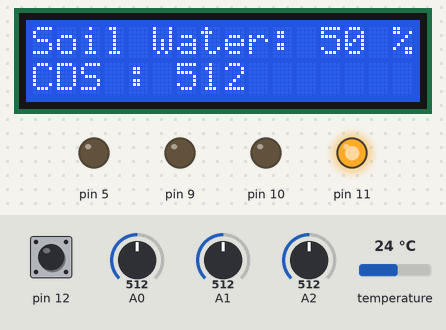
A sketch run on a simulated Arduino Uno, built with avr-gcc and run on an emulated ATmega328P. On the bench: 16×2 character LCD, output pins drawn as LEDs (lit = HIGH). Inputs (shaded band) come from the test bench; at power-on: A1 = 512, A0 = 512, pin 12 HIGH, A2 = 512, temperature 24 °C. What the sketch prints to the serial monitor is not drawn.

Above: at 2.0 s.
2.1 s: A1 set to 689
At 4.4 s:
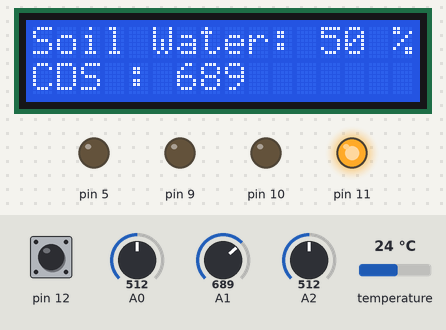
5.1 s: A1 set to 714
At 8.2 s:
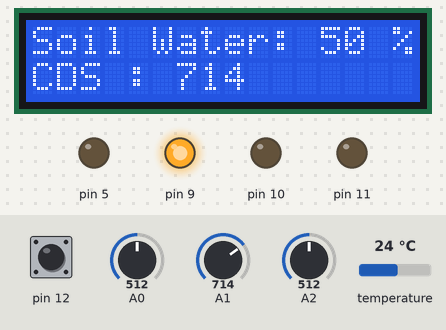
9.8 s: A0 set to 272
At 11.9 s:
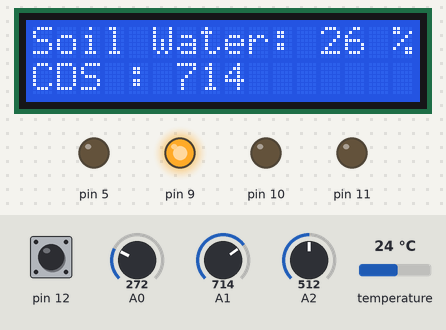
12.5 s: A0 set to 247
At 15.7 s:
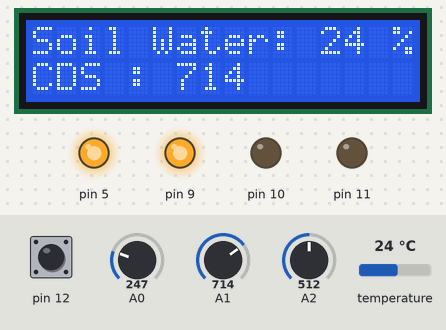
Timing chart, 0 to 18.2 s (numbered marks = the images above; inputs shaded):
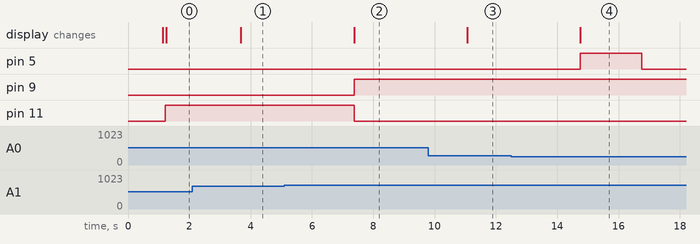

Measured:
- the behaviour switches between 700 and 701 on A1 (found by bisection; images 1 and 2)
- the behaviour switches between 256 and 255 on A0 (found by bisection; images 3 and 4)
- after the input at 2.1 s, the display: changes after 1.6 s (image 1)
- after the input at 5.1 s, pin 9: LOW → HIGH after 2.3 s; pin 11: HIGH → LOW after 2.3 s; the display: changes after 2.3 s (image 2)
- after the input at 9.8 s, the display: changes after 1.3 s (image 3)
- after the input at 12.5 s, pin 5: LOW → HIGH after 2.3 s, → LOW 2.0 s later; the display: changes after 2.3 s (image 4)

The sketch:

smart_pot.ino
```cpp
#include <Wire.h>
#include <OneWire.h>
#include <LiquidCrystal_I2C.h>
#include <SoftwareSerial.h>


SoftwareSerial BTSerial(2, 3); //RX, TX
LiquidCrystal_I2C lcd(0x27,16,2);
OneWire ds(4);


volatile int soil;
volatile int light;
volatile int water;
volatile int val;
volatile int temp;

// 전역 변수 선언 ///////////////////////////////
int CdsValue = 0;  //조도센서 값 저장 변수
int SoilWaterValue = 0; //수분센서 값 저장 변수
int SwValue = 0;   //스위치 상태 저장 변수
int WaterLevelValue = 0; //수위센서 값 저장 변수


void setup() {
  Serial.begin(9600);          // 시리얼 통신 시작, 통신속도 설정
  BTSerial.begin(9600);

  pinMode(5, OUTPUT);    // 펌프모터 핀모드 설정
  pinMode(9, OUTPUT);      // RGB_LED RED 핀모드 설정
  pinMode(10, OUTPUT);    // RGB_LED GREEN 핀모드 설정
  pinMode(11, OUTPUT);     // RGB_LED BLUE 핀모드 설정
  pinMode(12, INPUT_PULLUP); // 스위치 풀업저항 사용
  pinMode(A0, INPUT);     //토양수분센서
  pinMode(A1, INPUT);    //조도센서
  pinMode(A2, INPUT);    //수위센서
}

void loop() {

  SoilWaterValue = map(analogRead(A0), 0, 1023, 0,100 );
  SoilWaterValue = SoilWaterValue;
  CdsValue = analogRead(A1);
  SwValue = digitalRead(12);
  WaterLevelValue = analogRead(A2);

  byte i;
  byte present = 0;
  byte data[12]; //data 저장 공간 설정
  byte addr[8]; //addr 저장 공간 설정
  float Temp; //Temp 변수 설정

  if (!ds.search(addr)) {
    ds.reset_search();
    return;
  }
  //no more sensors on chain, reset search

  ds.reset();
  ds.select(addr);
  ds.write(0x44,1); //start conversion, with parasite power on at the end
  delay(1000);

  present = ds.reset();
  ds.select(addr);
  ds.write(0xBE); // Read Scratchpad

  for (i = 0; i < 9; i++) {
    data[i] = ds.read();
  }

  Temp=(data[1]<<8)+data[0];
  Temp=Temp/16;


  Serial.print("C=");
  Serial.print(Temp);
  Serial.println(" ");
  //섭씨 온도 출력

  //시리얼 모니터에 출력하기
  Serial.print("SoilWaterValue : ");
  Serial.println(SoilWaterValue);
  Serial.print("CdsValue : ");
  Serial.println(CdsValue);
  Serial.print("WaterLevelValue : ");
  Serial.println(WaterLevelValue);
  delay(100);

   //LCD 창에 토양의 수분량을 백분율로 출력
  lcd.init();
  lcd.backlight();
  lcd.setCursor(0,0);
  lcd.print("Soil Water: ");
  lcd.setCursor(12,0);
  lcd.print(SoilWaterValue);
  lcd.setCursor(15,0);
  lcd.print("%");

   //LCD CDS 출력
  lcd.setCursor(0,1);
  lcd.print("CDS : ");
  lcd.setCursor(6,1);
  lcd.print(CdsValue);

// 물통에 물이 충분한지 확인
  if ( WaterLevelValue > 200 ) //물통에 물이 충분할 때
  {
    // 식물 성장에 도움을 주는 LED켜기
     if ( CdsValue > 700 )  //주변 환경에 맞게 센서 값 조정하기
     {
       analogWrite(9,255);//어두우면 Red
       analogWrite(10,0);
       analogWrite(11,0);
     }
     else
     {
      analogWrite(9,0);//밝으면 Blue
      analogWrite(10,0);
      analogWrite(11,255);
     }

     // 수분이 부족하면 자동으로 물 공급
     if ( SoilWaterValue < 25 )
      {
        analogWrite(5,255); //모터의 회전속도 조절 (0-255까지 조절 가능)
        delay ( 2000 ); //2초간 물주기
        analogWrite(5,0); //모터 회전 0
        delay ( 10000 ); //물주고 10초 딜레이 후 다시 수분 측정
      }
  }
  else  // 물통에 물이 부족하면 빨간색 LED 깜빡이기
  {
     analogWrite(9,255);
     analogWrite(10,0);
     analogWrite(11,0);
     delay ( 200 );
     analogWrite(9,0);
     analogWrite(10,0);
     analogWrite(11,0);
     delay ( 100 );
  }

   if (BTSerial.available() > 0)
  {
    val = BTSerial.read();
  }

  switch (val) {
    case 'a': //조도센서 값 확인
      light = analogRead(A1);
      BTSerial.print("a:");
      BTSerial.println(light);
      delay(100);
      break;
    case 'b'://토양수분센서 값 확인
      soil = analogRead(A0);
      BTSerial.print("b:");
      BTSerial.println(soil);
      delay(100);
      break;
    case 'c'://수위센서 값 확인
      water = analogRead(A2);
      BTSerial.print("c:");
      BTSerial.println(water);
      delay(100);
      break;
    case 'd'://온도센서 값 확인
      temp = digitalRead(Temp);
      BTSerial.print("f:");
      BTSerial.println(Temp);
      delay(100);
      break;
    case 'e'://물공급 시작
      analogWrite(5,255);
      break;
    case 'f'://물공급 종료
      analogWrite(5,0);
      break;

  }
}
```
